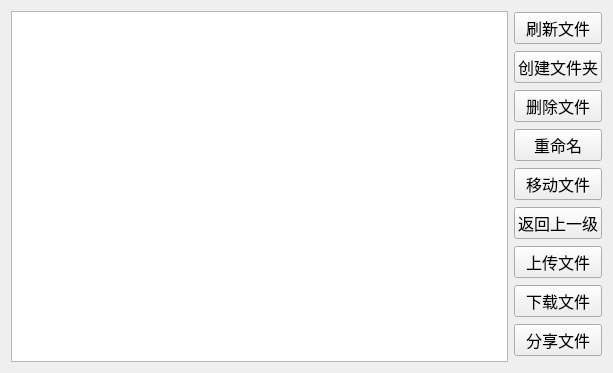
<?xml version="1.0" encoding="UTF-8"?>
<ui version="4.0">
 <class>File</class>
 <widget class="QWidget" name="File">
  <property name="geometry">
   <rect>
    <x>0</x>
    <y>0</y>
    <width>613</width>
    <height>373</height>
   </rect>
  </property>
  <property name="windowTitle">
   <string>Form</string>
  </property>
  <layout class="QHBoxLayout" name="horizontalLayout">
   <item>
    <widget class="QListWidget" name="listWidget"/>
   </item>
   <item>
    <layout class="QVBoxLayout" name="verticalLayout">
     <item>
      <widget class="QPushButton" name="flush_PB">
       <property name="font">
        <font>
         <family>Agency FB</family>
         <pointsize>12</pointsize>
        </font>
       </property>
       <property name="text">
        <string>刷新文件</string>
       </property>
      </widget>
     </item>
     <item>
      <widget class="QPushButton" name="mkDir_PB">
       <property name="font">
        <font>
         <family>Agency FB</family>
         <pointsize>12</pointsize>
        </font>
       </property>
       <property name="text">
        <string>创建文件夹</string>
       </property>
      </widget>
     </item>
     <item>
      <widget class="QPushButton" name="delFile_PB">
       <property name="font">
        <font>
         <family>Agency FB</family>
         <pointsize>12</pointsize>
        </font>
       </property>
       <property name="text">
        <string>删除文件</string>
       </property>
      </widget>
     </item>
     <item>
      <widget class="QPushButton" name="rename_PB">
       <property name="font">
        <font>
         <family>Agency FB</family>
         <pointsize>12</pointsize>
        </font>
       </property>
       <property name="text">
        <string>重命名</string>
       </property>
      </widget>
     </item>
     <item>
      <widget class="QPushButton" name="move_PB">
       <property name="font">
        <font>
         <family>Agency FB</family>
         <pointsize>12</pointsize>
        </font>
       </property>
       <property name="text">
        <string>移动文件</string>
       </property>
      </widget>
     </item>
     <item>
      <widget class="QPushButton" name="return_PB">
       <property name="font">
        <font>
         <family>Agency FB</family>
         <pointsize>12</pointsize>
        </font>
       </property>
       <property name="text">
        <string>返回上一级</string>
       </property>
      </widget>
     </item>
     <item>
      <widget class="QPushButton" name="upload_PB">
       <property name="font">
        <font>
         <family>Agency FB</family>
         <pointsize>12</pointsize>
        </font>
       </property>
       <property name="text">
        <string>上传文件</string>
       </property>
      </widget>
     </item>
     <item>
      <widget class="QPushButton" name="download_PB">
       <property name="font">
        <font>
         <family>Agency FB</family>
         <pointsize>12</pointsize>
        </font>
       </property>
       <property name="text">
        <string>下载文件</string>
       </property>
      </widget>
     </item>
     <item>
      <widget class="QPushButton" name="share_PB">
       <property name="font">
        <font>
         <family>Agency FB</family>
         <pointsize>12</pointsize>
        </font>
       </property>
       <property name="text">
        <string>分享文件</string>
       </property>
      </widget>
     </item>
    </layout>
   </item>
  </layout>
 </widget>
 <resources/>
 <connections/>
</ui>
